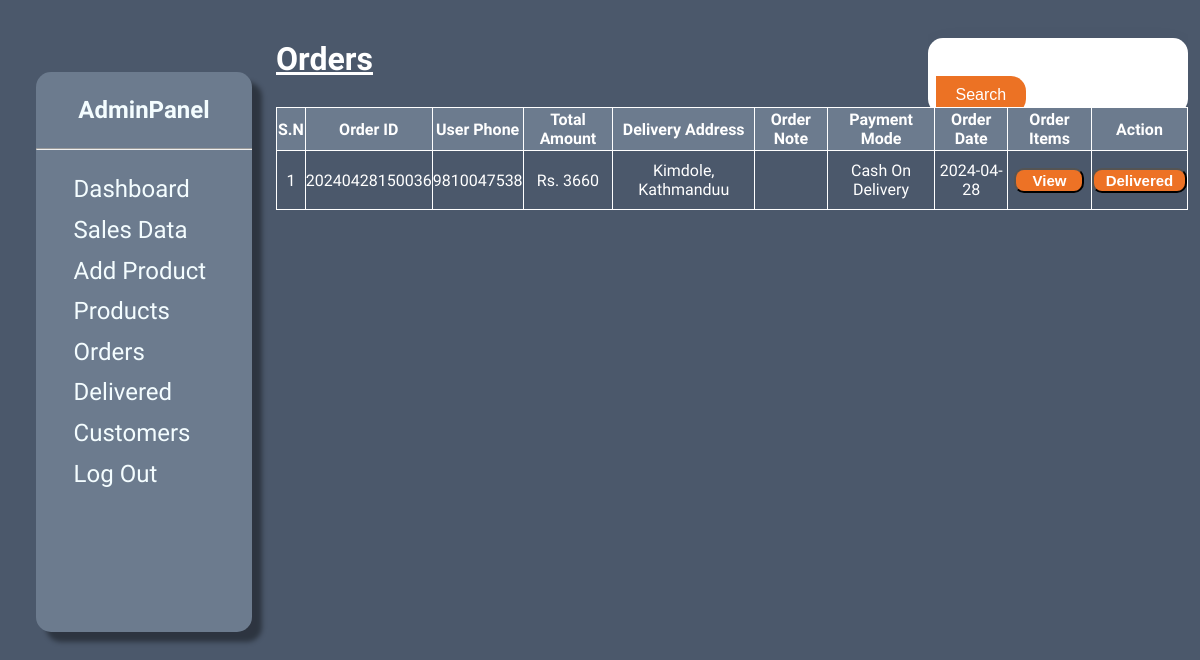
The page /admin/index.php?file=./orders on the database its author committed.
### tables this page shows
CREATE TABLE `orders` (
  `id` int(11) NOT NULL,
  `order_id` varchar(14) DEFAULT NULL,
  `user_email` varchar(255) NOT NULL,
  `user_phone` varchar(255) NOT NULL,
  `total_amount` int(11) DEFAULT NULL,
  `payment_mode` varchar(255) DEFAULT NULL,
  `order_date` varchar(10) DEFAULT NULL,
  `delivery_address` varchar(255) DEFAULT 'Default Address',
  `order_note` text DEFAULT 'No notes'
);

### admin/orders.php (the view, shortened to what this page needs)
<!DOCTYPE html>
<html lang="en">
<head>
    <link rel="stylesheet" href="../css/addProduct.css">
    <link rel="stylesheet" href="../css/adminTable.css">
</head>
<body>
<div id="heading">
        <div class="column">
            <h1>Orders</h1>
        </div>
        <div class="column search-column">
            <div class="search">
                <form id="searchForm" action="index.php" method="GET">
                    <input type="text" id="searchInput" name="search" placeholder="Search for a Order" value="<?= isset($_GET['search']) ? htmlspecialchars($_GET['search']) : '' ?>" />
                    <button type="submit" id="searchButton">Search</button>
                </form>
            </div>
        </div>
    </div>
    <div>
        <?php
        include '../database/connectDB.php';
        if (isset($_GET['search']) && $_GET['search'] != '') {
            $search = $conn->real_escape_string($_GET['search']);
            $filter = "WHERE order_id LIKE '%$search%'";
        } else {
            $filter = '';
        }
        $query = "SELECT * FROM orders $filter";
        $result = $conn->query($query);
        if ($result) {
            echo "<table border=1 id='orderTable'>";
            echo "<tr><th>S.N</th><th>Order ID</th><th>User Phone</th><th>Total Amount</th><th>Delivery Address</th><th>Order Note</th><th>Payment Mode</th><th>Order Date</th><th>Order Items</th><th>Action</th></tr>";
            $i = 1;
            while ($row = mysqli_fetch_assoc($result)) {
                echo "<tr align=center>";
                $order_id = $row['order_id'];
                echo "<td>" . $i++ . "</td>";
                echo "<td align=left>" . $row['order_id'] . "</td>";
                echo "<td>" . $row['user_phone'] . "</td>";
                echo "<td> Rs. " . $row['total_amount'] . "</td>";
                echo "<td>" . $row['delivery_address'] . "</td>";
                echo "<td>" . $row['order_note'] . "</td>";
                echo "<td>" . $row['payment_mode'] . "</td>";
                echo "<td>" . $row['order_date'] . "</td>";
                echo "<td>
                        <button class='orange-button1' onclick='openModal($order_id)'>View</button>
                     </td>"; ?>
                <td>
                    <button class='orange-button1' id="delivered"
                        onclick="return confirm('Is product delivered? Click OK for yes')">
                        <a href='<?php echo "orders_code.php?id=" . $order_id; ?>'>Delivered</a>
                    </button>
                </td>
                <?php
                echo "</tr>";
            }
            echo "</table>";
        } else {
            echo "No orders found.";
        }
        ?>
    </div>
</body>
</html>

### css/global.css (style rules this page uses)
body { margin: 0; line-height: normal; }
body { overflow-x: hidden; font-family: "tenor sans"; }
a { color: white; text-decoration: none; }

### css/adminIndex.css (style rules this page uses)
body { overflow-y: hidden; }
#heading { width: 99.99%; height: 12%; text-decoration: underline; padding-top: 2%; margin-bottom: 0; top: 0; position: sticky; background-color: #4b586b; }

### css/addProduct.css (style rules this page uses)
* { overflow: hidden; color: white; }
label, input[type="text"], button, input::placeholder { color: white; }
.orange-button1 { width: 70px; height: 25px; border-radius: 10px; font-size: 15px; font-weight: 600; background-color: #ed7225; }
button>a { color: white; text-decoration: none; }
#orderTable { width: 100%; }
#delivered { width: 95px; }

### css/adminTable.css (style rules this page uses)
table { border-collapse: collapse; width: 100%; text-align: center; }
th { background-color: #6c7b8e; border: 1px solid white; height: 40px; text-decoration: underline; }
td { border: 1px solid white; height: auto; padding: 10px 0; }
th { text-decoration: none; }

### admin/orders.php (style rules this page uses)
#heading { display: flex; }
.column { flex: 0 0 71.5%; }
.search-column { flex: 1; padding-top: 20px; }
.search { padding-left: 7px; background: #E8EBF3; font-family: 'Varela Round', sans-serif; display: flex; justify-content: center; align-items: center; margin: 0; background: #ffffff; border-radius: 15px; display: flex; align-items: center; box-shadow: 0 10px 30px rgba(65, 72, 86, .05); }
.search input[type="text"] { font: 400 16px 'Varela Round', sans-serif; color: #414856; border: none; outline: none; padding: 10px 20px; border-radius: 15px 0 0 15px; width: 190px; }
.search button { background: #EC7224; color: white; border: none; padding: 10px 20px; border-radius: 0 15px 15px 0; cursor: pointer; font: 400 16px 'Varela Round', sans-serif; transition: background 0.3s ease; margin-left: 0.5px; }

### rows shown on the page
orders: order "20240428150036", user_phone "9810047538", total_amount "3660", delivery_address "Kimdole, Kathmanduu", payment_mode "Cash On Delivery", order_date "2024-04-28"
